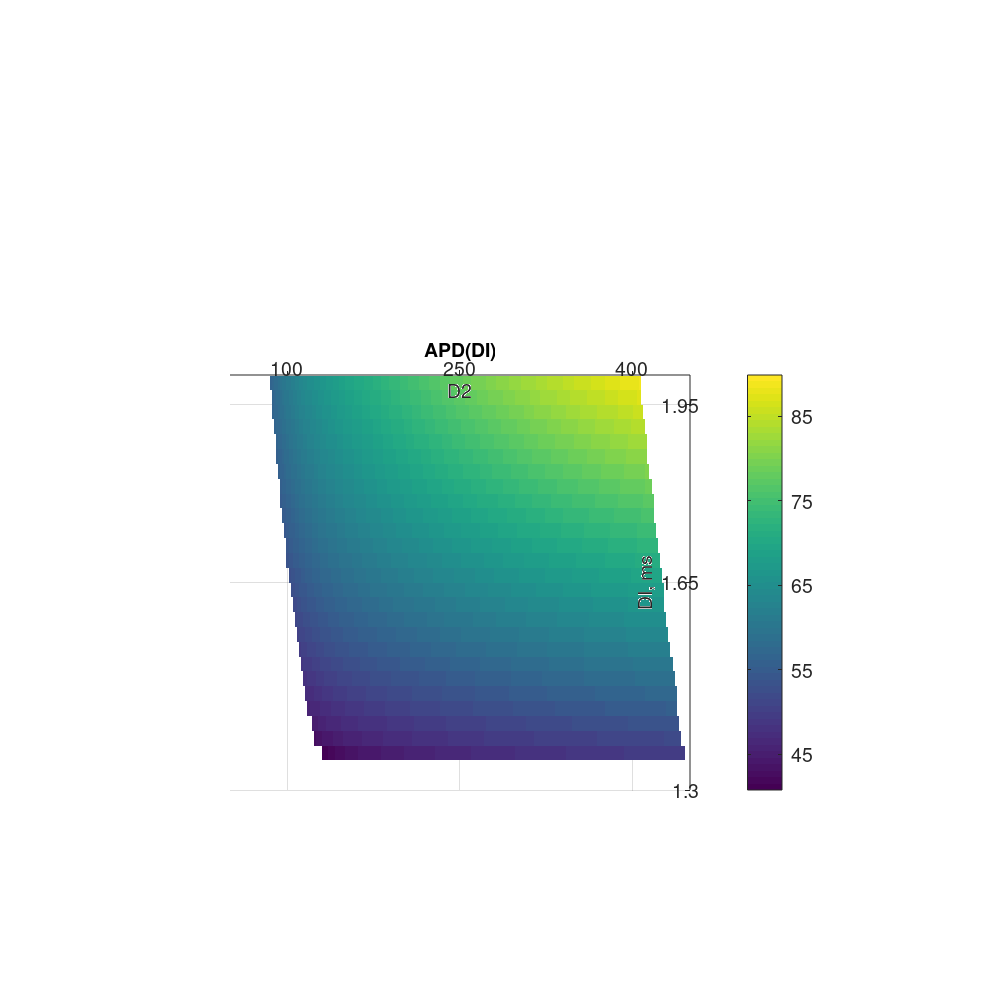
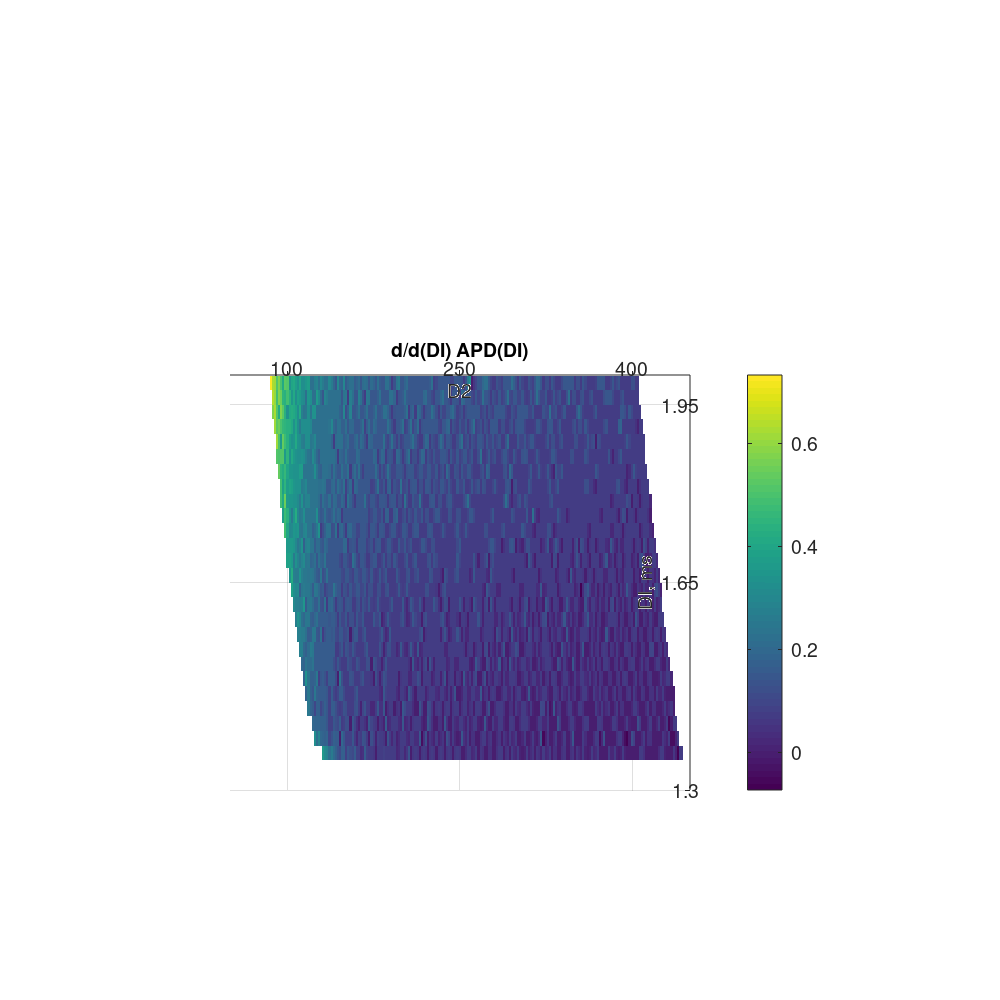

Write MATLAB code to recreate these figures, in order.
clear all;
close("all");
clf;
input_file = fopen('di_apd_chain50_d2_varied_pbase500.txt');
number_of_lines = fskipl(input_file, Inf);
frewind(input_file);
cells = cell(number_of_lines, 1);
for i = 1:number_of_lines
    s = fscanf(input_file, '%g', 1);
    x = fscanf(input_file, '%g', s);
    cells{i} = x;
end

max_starting_di=10000;
for i=1:(number_of_lines-1)/2,
    x = cells{2*i};
    if x(1) < max_starting_di,
        max_starting_di=x(1);
    end
end
min_last_di=0;
for i=1:(number_of_lines-1)/2,
    x = cells{2*i};
    l = length(x);
    if x(l) > min_last_di,
        min_last_di=x(l);
    end
end

size=200;
data=zeros((number_of_lines-1)/2,size+1);
derivs=zeros((number_of_lines-1)/2,size);
d2=cells{1};

di_i=[max_starting_di:(min_last_di-max_starting_di)/size:min_last_di];
max_deriv=  0;
for i=1:(number_of_lines-1)/2,
    di = cells{2*i};
    apd = cells{2*i+1};
if max(diff(apd)) > max_deriv,
    max_deriv = max(diff(apd));
end
    apd_i = interp1(di,apd,di_i);
    derivs(i,:)=diff(apd_i);
    data(i,:)=apd_i;
end
max_deriv

h(1)=figure(1);
[D2,DI] = meshgrid(d2,di_i);
surf(D2,DI,data');
set(gca(),'outerposition',[0.1,0.1,0.8,0.6]);
shading flat
ylim([50 450]);
view(90,-90);
set(gca(),'xtick',[1.3 1.65 1.95]);
set(gca(),'ztick',[]);
set(gca(),'ytick',[100 250 400]);
cbh = colorbar;
set(cbh,'ytick',[45 55 65 75 85]);
xlabel('DI, ms')
ylabel('D2')
title('APD(DI)')

h(2)=figure(2)
[D2d,DId] = meshgrid(d2,di_i(1:length(di_i)-1));
surf(D2d,DId,derivs');
set(gca(),'outerposition',[0.1,0.1,0.8,0.6]);
shading flat
ylim([50 450]);
view(90,-90);
set(gca(),'xtick',[1.3 1.65 1.95]);
set(gca(),'ztick',[]);
set(gca(),'ytick',[100 250 400]);
colorbar;
xlabel('DI, ms')
ylabel('D2')
title('d/d(DI) APD(DI)')

%subplot(2,2,4);
%surf(D2d,DId,sign(derivs-1)');
%shading faceted
%ylim([50 450]);
%view(90,-90);
%set(gca(),'xtick',[1.3 1.65 1.95]);
%set(gca(),'ztick',[]);
%set(gca(),'ytick',[100 250 400]);
%colorbar;
%xlabel('DI, ms')
%ylabel('D2')
%title('sign(d/d(DI) APD(DI) - 1)')

W = 10; H = 10;
set(h(1),'PaperUnits','inches')
set(h(1),'PaperOrientation','portrait');
set(h(1),'PaperSize',[H,W])
set(h(1),'PaperPosition',[0,0,W,H])
set(h(2),'PaperUnits','inches')
set(h(2),'PaperOrientation','portrait');
set(h(2),'PaperSize',[H,W])
set(h(2),'PaperPosition',[0,0,W,H])

FN = findall(h(1),'-property','FontName');
set(FN,'FontName','Helvetica');
FS = findall(h(1),'-property','FontSize');
set(FS,'FontSize',14);

FN = findall(h(2),'-property','FontName');
set(FN,'FontName','Helvetica');
FS = findall(h(2),'-property','FontSize');
set(FS,'FontSize',14);

%print -dpng -FHelvetica:16 fig6.png
print (h(1),'-dpdf','fig6_1.pdf')
print (h(2),'-dpdf','fig6_2.pdf')
